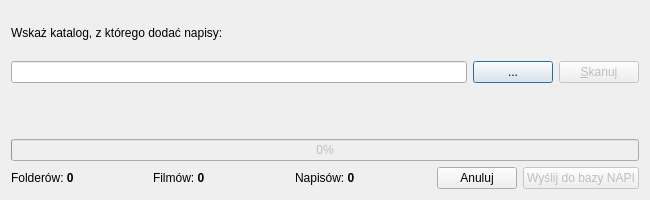
<ui version="4.0" >
 <class>frmUpload</class>
 <widget class="QDialog" name="frmUpload" >
  <property name="geometry" >
   <rect>
    <x>0</x>
    <y>0</y>
    <width>650</width>
    <height>200</height>
   </rect>
  </property>
  <property name="minimumSize" >
   <size>
    <width>540</width>
    <height>185</height>
   </size>
  </property>
  <property name="windowTitle" >
   <string>QNapi - dodawanie nowych napisów</string>
  </property>
  <property name="windowIcon" >
   <iconset resource="../res/resources.qrc" >:/icon/qnapi-48-icon.png</iconset>
  </property>
  <layout class="QGridLayout" >
   <item row="0" column="0" colspan="3" >
    <widget class="QLabel" name="lbSelectDirectory" >
     <property name="text" >
      <string>Wskaż katalog, z którego dodać napisy:</string>
     </property>
    </widget>
   </item>
   <item row="1" column="0" colspan="3" >
    <widget class="QLineEdit" name="leSelectDirectory" />
   </item>
   <item row="1" column="3" >
    <widget class="QPushButton" name="pbSelectDirectory" >
     <property name="sizePolicy" >
      <sizepolicy vsizetype="Fixed" hsizetype="Fixed" >
       <horstretch>0</horstretch>
       <verstretch>0</verstretch>
      </sizepolicy>
     </property>
     <property name="text" >
      <string>...</string>
     </property>
    </widget>
   </item>
   <item row="1" column="4" >
    <widget class="QPushButton" name="pbScan" >
     <property name="enabled" >
      <bool>false</bool>
     </property>
     <property name="sizePolicy" >
      <sizepolicy vsizetype="Fixed" hsizetype="Fixed" >
       <horstretch>0</horstretch>
       <verstretch>0</verstretch>
      </sizepolicy>
     </property>
     <property name="text" >
      <string>&amp;Skanuj</string>
     </property>
    </widget>
   </item>
   <item row="2" column="0" colspan="5" >
    <widget class="QLabel" name="lbAction" >
     <property name="text" >
      <string/>
     </property>
    </widget>
   </item>
   <item row="3" column="0" colspan="5" >
    <widget class="QProgressBar" name="pbProgress" >
     <property name="enabled" >
      <bool>false</bool>
     </property>
     <property name="value" >
      <number>0</number>
     </property>
    </widget>
   </item>
   <item row="4" column="0" colspan="5" >
    <layout class="QHBoxLayout" >
     <item>
      <widget class="QLabel" name="lbFoldersCount" >
       <property name="text" >
        <string>Folderów: &lt;b>0&lt;/b></string>
       </property>
      </widget>
     </item>
     <item>
      <widget class="QLabel" name="lbMoviesCount" >
       <property name="text" >
        <string>Filmów: &lt;b>0&lt;/b></string>
       </property>
      </widget>
     </item>
     <item>
      <widget class="QLabel" name="lbSubtitlesCount" >
       <property name="text" >
        <string>Napisów: &lt;b>0&lt;/b></string>
       </property>
      </widget>
     </item>
     <item>
      <widget class="QPushButton" name="pbCancel" >
       <property name="sizePolicy" >
        <sizepolicy vsizetype="Fixed" hsizetype="Fixed" >
         <horstretch>0</horstretch>
         <verstretch>0</verstretch>
        </sizepolicy>
       </property>
       <property name="text" >
        <string>Anuluj</string>
       </property>
      </widget>
     </item>
     <item>
      <widget class="QPushButton" name="pbUpload" >
       <property name="enabled" >
        <bool>false</bool>
       </property>
       <property name="sizePolicy" >
        <sizepolicy vsizetype="Fixed" hsizetype="Fixed" >
         <horstretch>0</horstretch>
         <verstretch>0</verstretch>
        </sizepolicy>
       </property>
       <property name="text" >
        <string>Wyślij do bazy NAPI</string>
       </property>
      </widget>
     </item>
    </layout>
   </item>
  </layout>
 </widget>
 <resources>
  <include location="../res/resources.qrc" />
 </resources>
 <connections>
  <connection>
   <sender>pbCancel</sender>
   <signal>clicked()</signal>
   <receiver>frmUpload</receiver>
   <slot>close()</slot>
   <hints>
    <hint type="sourcelabel" >
     <x>321</x>
     <y>152</y>
    </hint>
    <hint type="destinationlabel" >
     <x>267</x>
     <y>86</y>
    </hint>
   </hints>
  </connection>
 </connections>
</ui>
